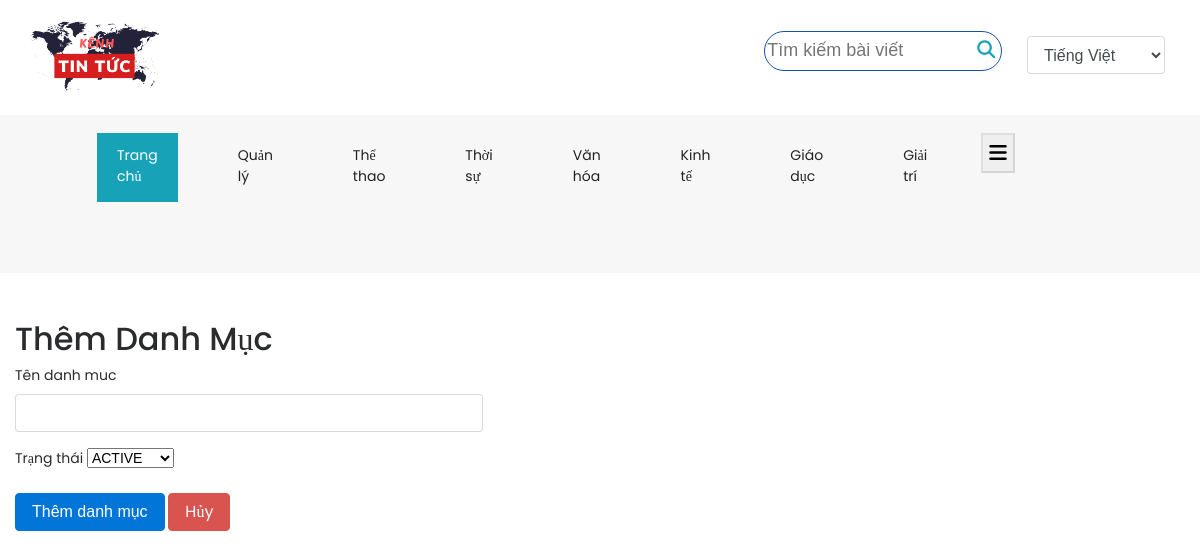
Screenshot of /project1/themdm.php with the database file from the repository.
### tables this page shows
CREATE TABLE `categories` (
  `id` int(11) NOT NULL,
  `name` varchar(100) NOT NULL,
  `created_at` datetime NOT NULL DEFAULT current_timestamp(),
  `updated_at` datetime DEFAULT NULL,
  `status` varchar(100) DEFAULT NULL
);

### project1/themdm.php (the view, shortened to what this page needs)
<?php
require('./connect.php');
?>
<!DOCTYPE html>
<html lang="en" class="no-js">
<head>
    <link href="css/media_query.css" rel="stylesheet" type="text/css"/>
    <link href="css/bootstrap.css" rel="stylesheet" type="text/css"/>
    <link href="https://maxcdn.bootstrapcdn.com/font-awesome/4.7.0/css/font-awesome.min.css" rel="stylesheet"
>
    <link href="css/animate.css" rel="stylesheet" type="text/css"/>
    <link href="css/owl.carousel.css" rel="stylesheet" type="text/css"/>
    <link href="css/owl.theme.default.css" rel="stylesheet" type="text/css"/>
    <link href="css/style_1.css" rel="stylesheet" type="text/css"/>
    <link rel="stylesheet" href="https://cdnjs.cloudflare.com/ajax/libs/font-awesome/6.0.0-beta3/css/all.min.css">
</head>
<body>
<div class="container-fluid">
    <div class="container">
        <div class="row">
            <div class="col-12 col-md-3 fh5co_padding_menu">
                <img src="image/logo.png" alt="img" class="fh5co_logo_width"/>
            </div>
            <div class="col-12 col-md-9 align-self-center fh5co_mediya_right">
                <div class="text-center d-inline-block">
                        <a class="fh5co_display_table"><div class="fh5co_verticle_middle">
                                <form>
                                    <input class="text-search" type="search" placeholder="Tìm kiếm bài viết">
                                    <i class="fa fa-search"></i>
                                </form>
                            </div>
                        </a>
                </div>
                <div class="d-inline-block text-center dd_position_relative ">
                    <select class="form-control fh5co_text_select_option">
                        <option>Tiếng Việt </option>
                    </select>
                </div>
            </div>
        </div>
    </div>
</div>
<div class="container-fluid bg-faded fh5co_padd_mediya padding_786">
    <div class="container padding_786">
        <nav class="navbar navbar-toggleable-md navbar-light ">
            <div class="collapse navbar-collapse" id="navbarSupportedContent">
                <?php
                    $sql = "SELECT * FROM categories";
                    $query = mysqli_query($conn, $sql);
                ?>
                <ul class="navbar-nav mr-auto" style="overflow: hidden;">
                    <li class="nav-item active">
                        <a class="nav-link" href="index.php">Trang chủ <span class="sr-only">(current)</span></a>
                    </li>
                    <li class="nav-item ">
                        <a class="nav-link" href="quanly.php">Quản lý <span class="sr-only">(current)</span></a>
                    </li>
                    <?php
                    while ($row = mysqli_fetch_array($query)) :
                     ?>
                    <li class="nav-item ">
                        <a href="categories.php?id=<?php echo $row['id']; ?>" class="nav-link"><?php echo $row['name']; ?></a>
                    </li>
                    <?php endwhile; ?>
                </ul>
                <nav>
                <button type="button" class="toggle-btn" onclick="toggleMenu()" style="height: 40px; border-color: rgba(0, 0, 0, 0.1);">
                <span class="fa fa-bars"></span>
                </button>
                    </nav>
            </div>
        </nav>
    </div>
</div>
<div class="wrapper">
        <div class="container-fluid">
            <div class="row">
                <div class="col-md-12">
                    <h2 class="mt-5">Thêm Danh Mục</h2>
                    <form method="POST" action="" class="form">
                        <div class="form-group">
                            <label>Tên danh muc</label>
                            <input type="text" name="name" class="form-control" required style="width:40%" >
                        </div>
                        <div class="form-group">
                            <label>Trạng thái</label>
                            <select name="status"class="status">
                                <option value="ACTIVE">ACTIVE</option>
                            </select>
                        </div>
                        <input type="submit" name="add" value="Thêm danh mục" class="btn btn-primary">
                        <a href="index.php" class="btn btn-danger">Hủy</a>
                    </form>
                </div>
            </div>
        </div>
    </div>
</body>
</html>

### project1/css/style_1.css (style rules this page uses)
a, a:hover { color: #17a2b8 }
a { text-decoration: none; }
.fh5co_logo_width { width: 130px }
.fh5co_mediya_right { text-align: right }
.fh5co_display_table input { height: 40px; border-radius: 50px; border: 1px solid #1551b2; }
.fh5co_display_table { color: #777; font-size: 18px; border: 1px solid #fff !important; cursor: pointer; -webkit-border-radius: 50%; -moz-border-radius: 50%; -ms-border-radius: 50%; border-radius: 50%; transition: 1s; margin: 0 10px; color: #777 !important; margin-bottom: 10px; }
.fa-search { position: absolute; margin-left: -25px; margin-top: 10px; z-index: 1; color: #17a2b8; }
.fh5co_verticle_middle { vertical-align: middle; display: table-cell }
.fh5co_text_select_option { margin: 0 10px; position: relative; top: -10px }
div#navbarSupportedContent { width: 87%; }
.navbar-light .navbar-nav .open>.nav-link, .navbar-light .navbar-nav .active>.nav-link, .navbar-light .navbar-nav .nav-link.open, .navbar-light .navbar-nav .nav-link.active { color: #fff !important; padding-top: 12px !important; padding-bottom: 15px !important; padding-left: 20px !important; padding-right: 20px !important; margin: 0 20px !important; -moz-transition: all .5s ease; -o-transition: all .5s ease; -webkit-transition: all .5s ease; -ms-transition: all .5s ease; transition: all .5s ease; background: #17a2b8 !important; }
.navbar-light .navbar-nav .nav-link { color: #222 !important; padding-top: 12px !important; padding-bottom: 15px !important; padding-left: 20px !important; padding-right: 20px !important; margin: 0 20px !important; -moz-transition: all .5s ease; -o-transition: all .5s ease; -webkit-transition: all .5s ease; -ms-transition: all .5s ease; transition: all .5s ease; position: relative !important; }
.fh5co_padding_menu { padding: 20px 0 }
.fh5co_padd_mediya { padding-top: 10px }

### project1/themdm.php (style rules this page uses)
.toggle-btn { font-size: 20px; cursor: pointer; margin-left:20px }

### rows the page displays
categories: name "Thể thao"
categories: name "Thời sự"
categories: name "Văn hóa"
categories: name "Kinh tế"
categories: name "Giáo dục"
categories: name "Giải trí"
